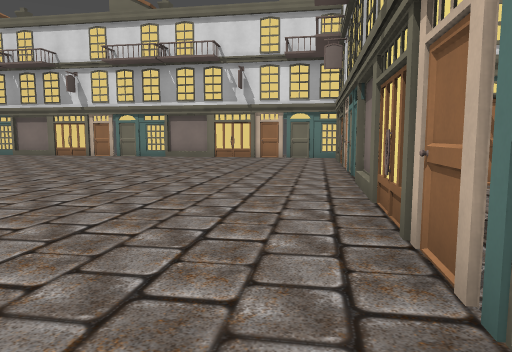
view 1 (above)

23 first-person views from a walk through a Godot game level. The camera is 1.4 m above the floor, tilts 6° down and sees 70° across. The floor is counted in squares, 1.8 m on a side. Each view is taken from the middle of a square. On the plan, view 1 faces up. The plan holds only what a view shows up to about 12 squares ahead; the rest is blank. The place goes on beyond the plan. Some surface patterns are stand-ins.

view 2
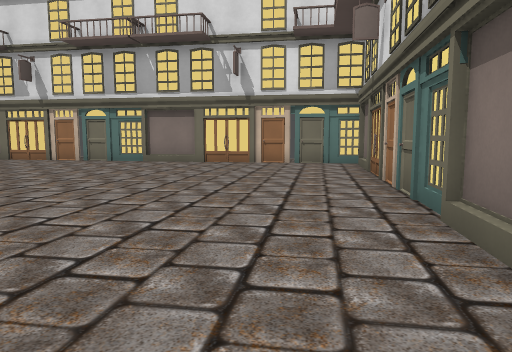

view 3
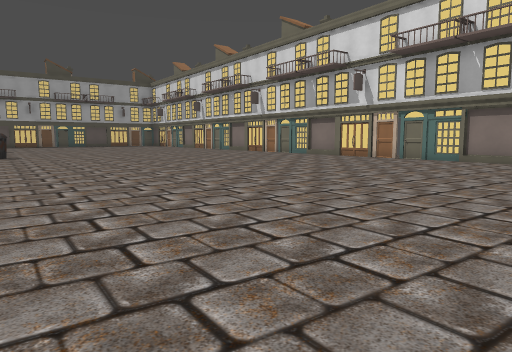

view 4
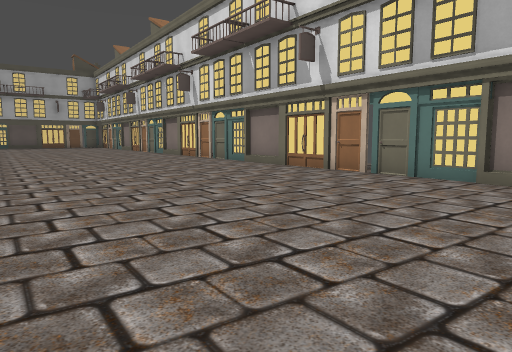

view 5
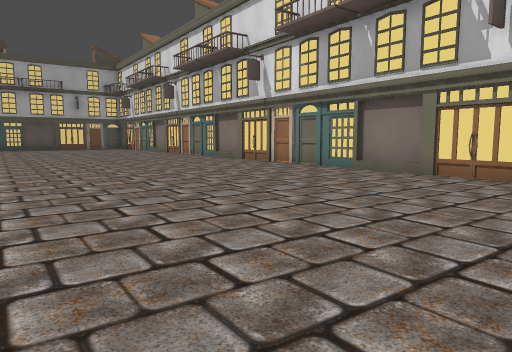

view 6
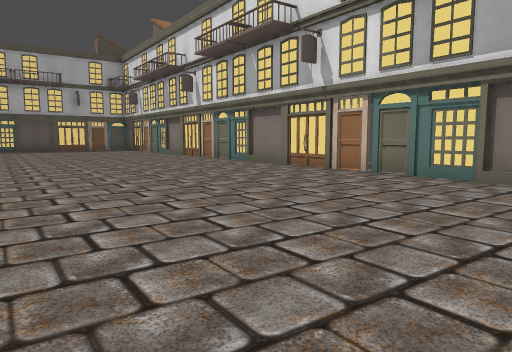

view 7
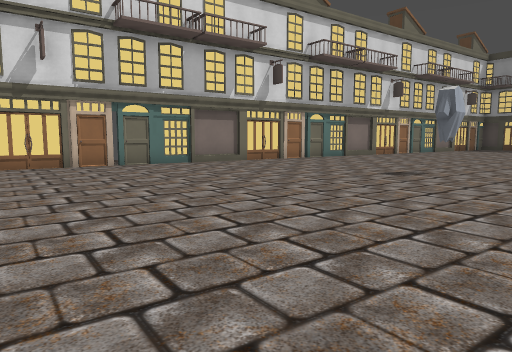

view 8
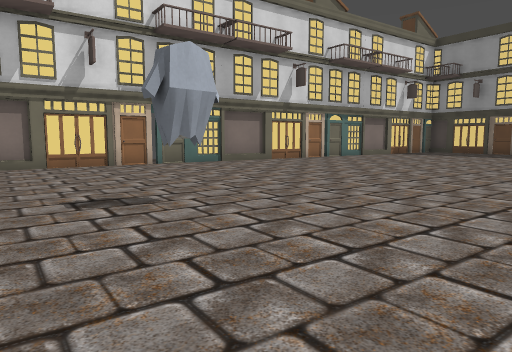

view 9
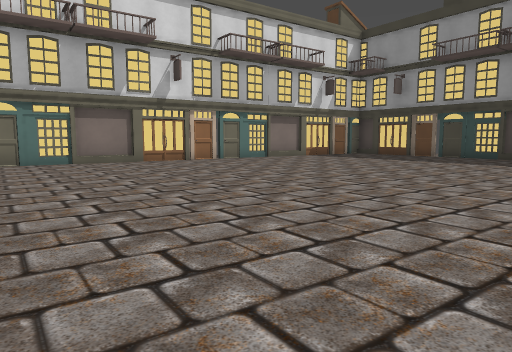

view 10
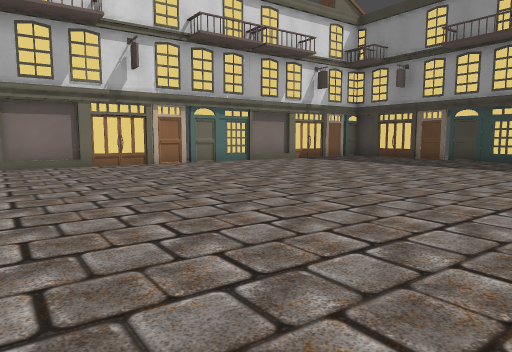

view 11
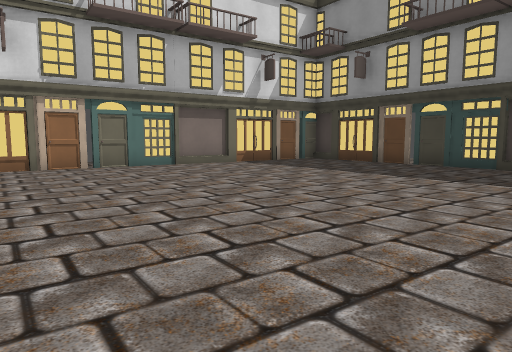

view 12
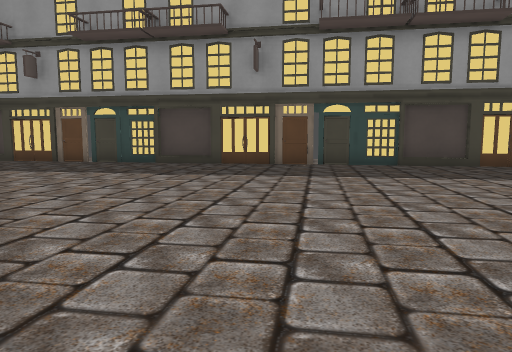

view 13
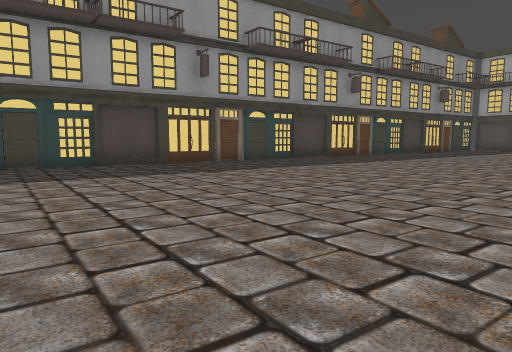

view 14
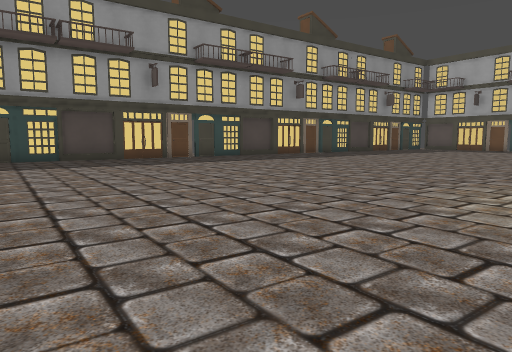

view 15
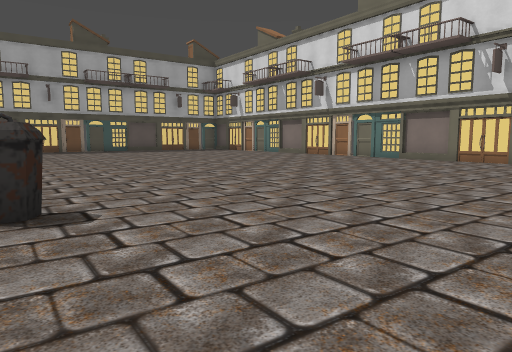

view 16
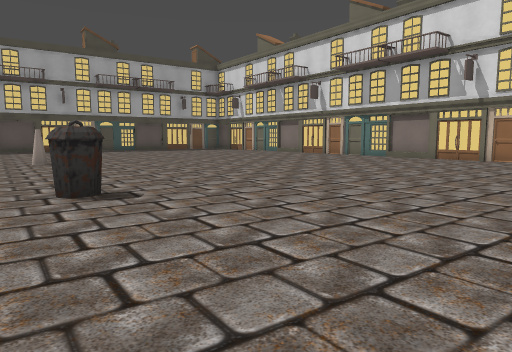

view 17
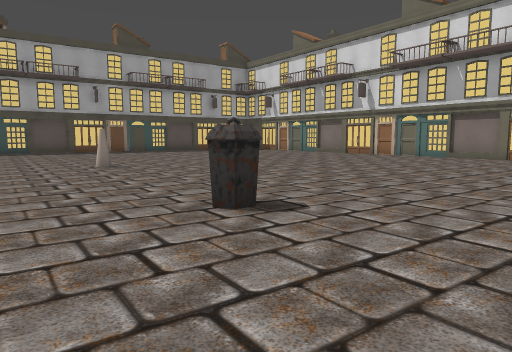

view 18
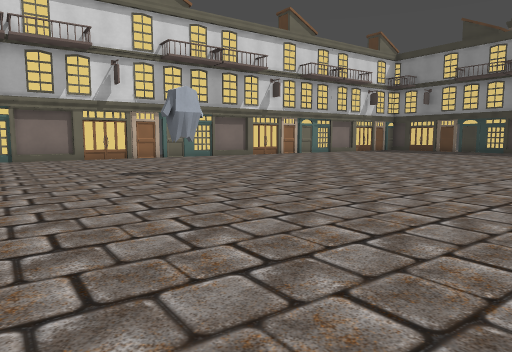

view 19
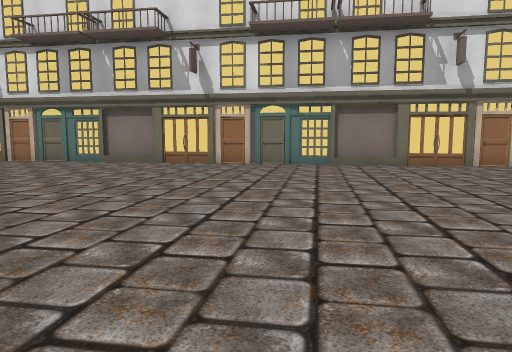

view 20
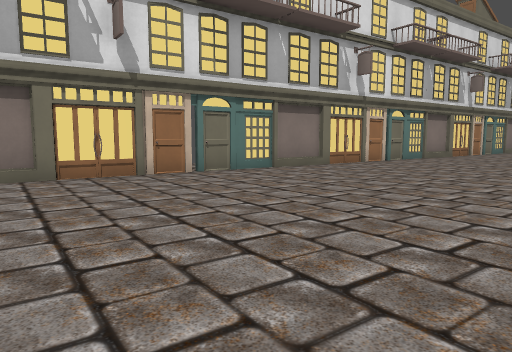

view 21
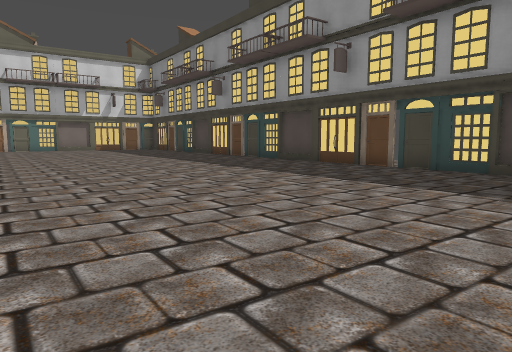

view 22
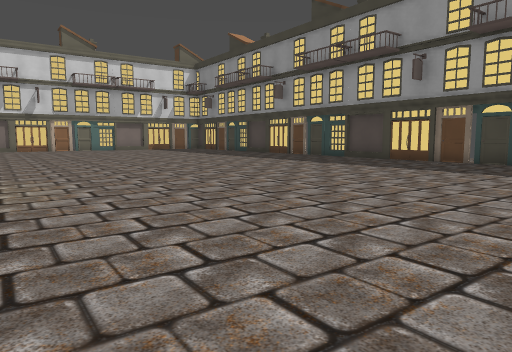

view 23
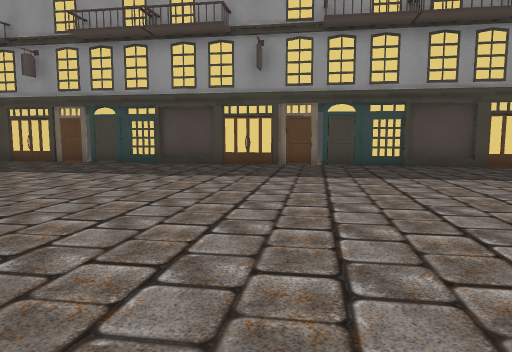

### Floor plan
Key: @ floor where view 1 was taken; # wall or solid block; . floor; H house; B bin; O other object.
Columns run from 25 left of view 1 to 3 right of it. Each row starts with its distance up from view 1.
 19 ###
 18 ...H######
 17 .........#H####
 16 ................#H###
 15 ......................##H##
 14 ............................#
 13 ............................#
 12 ............................#
 11 ............................H
 10   ..........................
  9  ...........................
  8  ..........................#
  7  ..........................#
  6 ..O........................#
  5 .........B.................#
  4 ...........................#
  3     ........... ..........H
  2          .................#
  1             ..............#
  0             .............@#
 -1             ..............#
 -2              ......#......#
 -3              .............
 -4              ............H
 -5  ....     ...............#
 -6  ........................#
 -7 .........................#
 -8 .........................#
 -9 .........................
-10 ........................#
-11 ........................H
-12 ........................#
-13  .......................#
-14  .......................#
-15 ........................
-16 .......................#
-17 H##....................#
-18     ##H##..............H
-19           ###H#.......
-20                 ####H.

Positions as (right, up) in squares from view 1, and headings:
1: (0, 0), facing up
2: (0, 3), facing up
3: (0, 2), facing up-left
4: (-2, 8), facing up-left
5: (-6, 8), facing up-left
6: (-9, 9), facing up-left
7: (-9, 6), facing down-right
8: (-10, 0), facing down-right
9: (-12, -4), facing down-right
10: (-11, -6), facing down-right
11: (-11, -9), facing down-right
12: (-12, -8), facing down
13: (-12, -8), facing down-left
14: (-12, -5), facing down-left
15: (-12, 4), facing up-left
16: (-11, 3), facing up-left
17: (-13, 2), facing up-left
18: (-13, 2), facing down-right
19: (-20, 7), facing up
20: (-25, 11), facing up-right
21: (-25, -8), facing down-right
22: (-24, -5), facing down-right
23: (-19, -7), facing down
